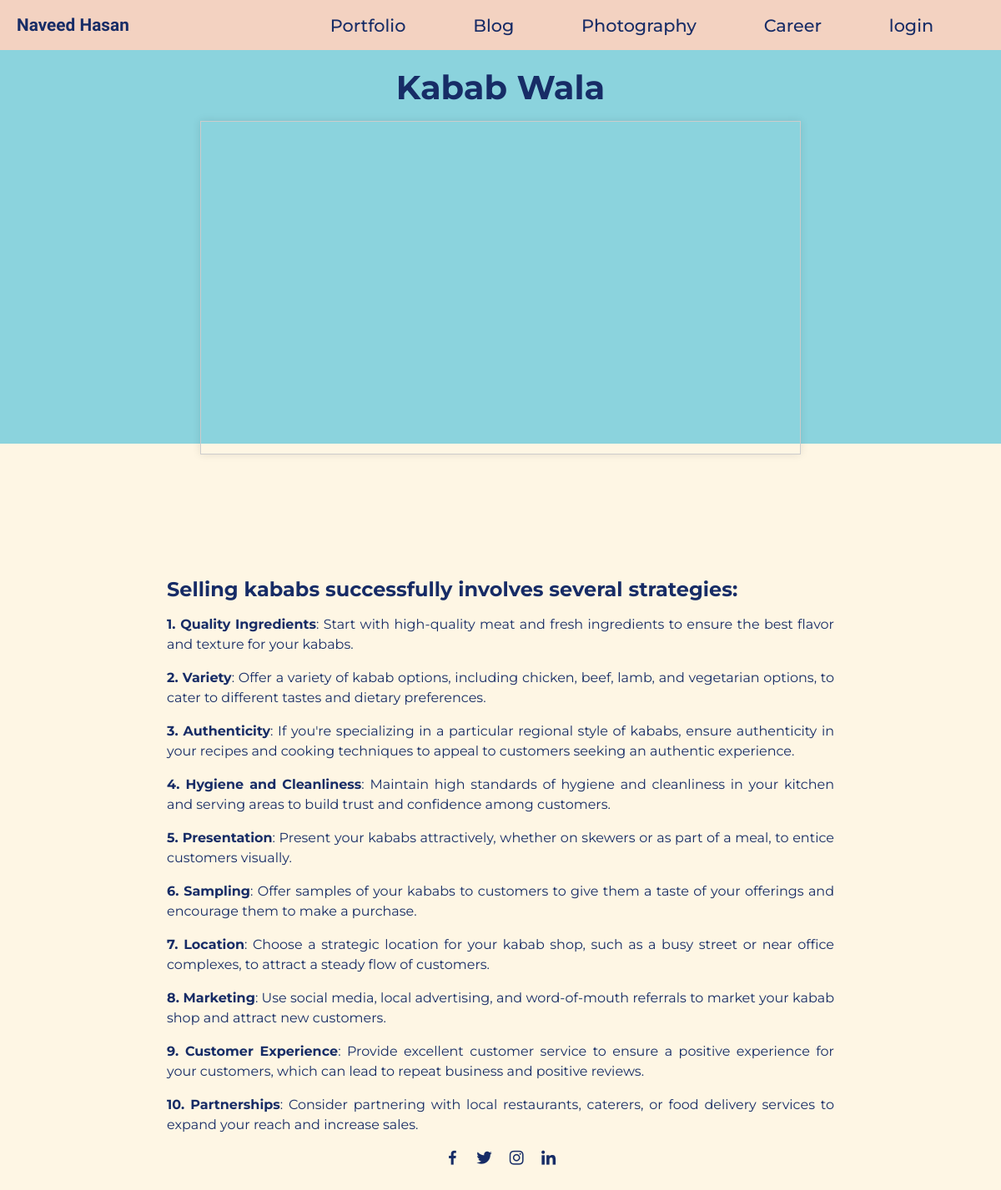
The page /career/case_study/4 on the database its author committed.
### models/case_study.py (models this page shows, shortened)
class CaseStudies(db.Model):
    id = db.Column(db.Integer, primary_key=True)
    title = db.Column(db.String)
    description = db.Column(db.String)
    date = db.Column(db.String(100))
    category = db.Column(db.String(100))
    pdf_path = db.Column(db.String(1000))
    cover_path = db.Column(db.String(1000))

### resources/career.py (the view)
class CaseStudy(Resource):
    def get(self, case_id):
        case_study = CaseStudies.query.filter_by(id=case_id).first()
        return make_response(render_template('case_study_page.html', case_study=case_study))

### templates/case_study_page.html (shortened to what this page needs)
{% extends "base.html" %}
    {% block style %}
    <link rel="stylesheet" type="text/css" href="{{ url_for('static', filename='styles/post_page.css') }}">
    {% endblock %}
    {% block content %}
    <section class="post-header">
        <div class="header-content post-container">
            <h1 class="header-title">{{case_study.title}}</h1>
            <iframe src="{{ case_study.pdf_path }}" allow="autoplay"></iframe>
        </div>
    </section>
    <section class="post-content post-container">
        <p class="post-text"> {{ case_study.description | safe }} </p>
    </section>
    <div class="share post-container">
            <div class="social">
                <a href="#"><i class='bx bxl-facebook'></i></a>
                <a href="#"><i class='bx bxl-twitter'></i></a>
                <a href="#"><i class='bx bxl-instagram'></i></a>
                <a href="#"><i class='bx bxl-linkedin' ></i></a>
            </div>
    </div>
    {% endblock %}

### static/styles/base.css (style rules this page uses)
* { font-family: "montserrat", sans-serif; margin: 0; padding: 0; box-sizing: border-box; color: var(--text-color) }
:root { --bg-color: #fef6e4; --text-color: #172c66; --highligh-color: #001858; --container-color: #8bd3dd; --secondary-color: #f582ae; --navbar-color: #f3d2c1; --notification-color: red; }
body { background-color: var(--bg-color); }
a { text-decoration: none; }

### static/styles/post_page.css (style rules this page uses)
body { display: flex; flex-direction: column; justify-content: center; background-color: var(--bg-color); }
.post-header { width: 100%; height: 500px; display: grid; background-color: var(--container-color); }
.post-container { max-width: 800px; margin: auto; width: 100%; }
.header-content { display: flex; flex-direction: column; align-items: center; margin-top: 2rem !important; }
.header-title { width: 90%; font-size: 2.5rem; text-align: center; margin: 1rem 0 1rem 0; }
.post-content { margin-top: 10rem; }
.post-content p { line-height: 1.5rem; margin: 1rem 0; text-align: justify; }
.share { display: flex; flex-direction: column; align-items: center; row-gap: 1rem; margin-bottom: 30px; }
.social { display: flex; align-items: center; column-gap: 1rem; }
.social .bx { font-size: 1.4rem; color: var(--text-color); }
iframe { width: 90%; height: 400px; border: 1px solid #ccc; box-shadow: 0 0 10px rgba(0, 0, 0, 0.1); }

### rows shown on the page
CaseStudies: title "Kabab Wala", description "Selling kababs successfully involves several strategies: 1. Quality Ingredients : Start with high-quality meat and fresh ingredients to ensure the best flavor and texture for your kababs. 2. Variety : Offer a variety of kabab options, including chicken, beef, lamb, and vegetarian options, to cater to different tastes and dietary preferences. 3. Authenticity : If you're specializing in a particular regional style of kababs, ensure authenticity in your recipes and cooking techniques to appeal to customers seeking an authentic experience. 4. Hygiene and Cleanliness : Maintain high standards of hygiene and cleanliness in your kitchen and serving areas to build trust and confidence among…"
